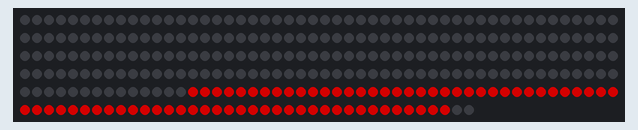
Bench run of a sketch on a simulated Arduino Uno, built with avr-gcc and run on an emulated ATmega328P. Shown: 288 RGB LEDs in strip order, left to right, continuing on the next row. Dim RGB values are drawn brighter than linear; colours are those a GRB WS2812 strip shows for the declared byte order; random numbers use the default seed unless the sketch sets one.

Above: at 22.23 s.
At 22.9 s:
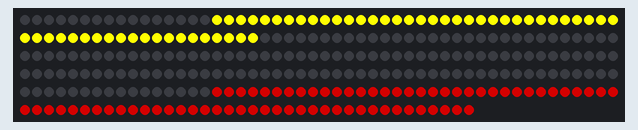
At 24.22 s:
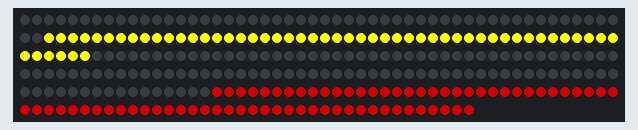
At 26.88 s:
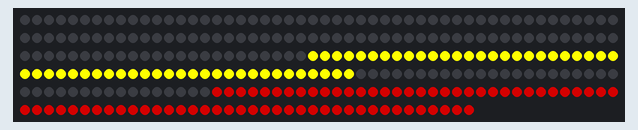
At 30.86 s:
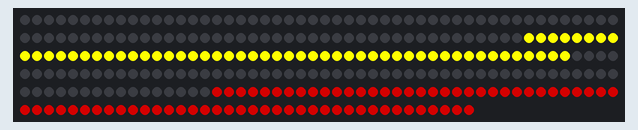
At 39.34 s:
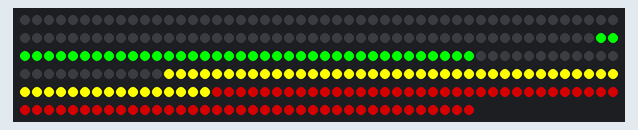

The sketch:

bouncingballscorrect.ino
```cpp
#include <FastLED.h>

#define NUM_LEDS 288
#define DATA_PIN 10

CRGB leds[NUM_LEDS];

// define an array of colors
CRGB colors[] = {CRGB::Red, CRGB::Green, CRGB::Blue, CRGB::Yellow, CRGB::Purple, CRGB::Orange};

// define an array to store the color of each LED at the stack height
CRGB stackColors[NUM_LEDS];

void setup() {
  FastLED.addLeds<WS2812B, DATA_PIN, RGB>(leds, NUM_LEDS);
}

void loop() {
  int pos = 0;
  int dir = 1;
  int bounceHeight = NUM_LEDS;
  int stackHeight = 0;

  // set the initial ball size
  float ballSize = 72.0;

  // generate a random color index
  int colorIndex = random8(0, sizeof(colors) / sizeof(colors[0]));

  while (stackHeight < NUM_LEDS) {
    // clear the strip below the stack height
    for (int i = 0; i < NUM_LEDS - stackHeight; i++) {
      leds[i] = CRGB::Black;
    }

    // set the current ballSize LEDs to the current color
    for (int i = pos; i < pos + (int)ballSize && i < NUM_LEDS - stackHeight; i++) {
      leds[i] = colors[colorIndex];
    }

    // set the LEDs at the stack height to their respective colors
    for (int i = NUM_LEDS - stackHeight; i < NUM_LEDS; i++) {
      leds[i] = stackColors[i];
    }

    // update the position
    pos += dir;

    // check for bounce
    if (pos >= NUM_LEDS - stackHeight - (int)ballSize) {
      dir = -1;
      bounceHeight /= 2;
      if (bounceHeight <= (int)ballSize) {
        stackHeight += (int)ballSize;
        bounceHeight = NUM_LEDS - stackHeight;
        pos = 0;
        dir = 1;

        // store the current color in the stackColors array
        for (int i = NUM_LEDS - stackHeight; i < NUM_LEDS - stackHeight + (int)ballSize; i++) {
          stackColors[i] = colors[colorIndex];
        }

        // generate a new random color index
        colorIndex = random8(0, sizeof(colors) / sizeof(colors[0]));

        // decrease the ball size by multiplying it by .75, but not less than 1
        ballSize = max(ballSize * .75, 1.0);
      }
    } else if (pos == NUM_LEDS - bounceHeight - stackHeight - (int)ballSize) {
      dir = 1;
    }

    // update the strip
    FastLED.show();

    // calculate the current delay time based on the stack height
    int delayTime = map(stackHeight, 0, NUM_LEDS, 30, 1);

    // wait for a bit
    delay(delayTime);
        if (stackHeight == NUM_LEDS) {
      unsigned long startTime = millis();
      while (millis() - startTime < 5000) {
        for (int i = 0; i < NUM_LEDS; i++) {
          leds[i] = CHSV(random8(),255,255);
        }
        FastLED.show();
        delay(100);
      }
      break;
    }
  }
}
```
